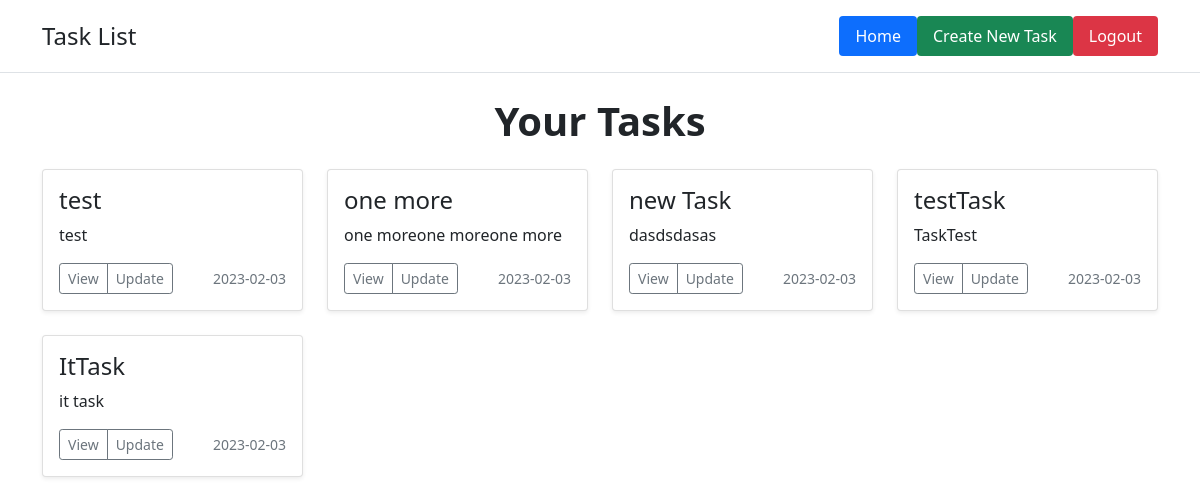
/todos.php (signed in), run on the app's committed database.
### tables this page shows
CREATE TABLE `todos` (
  `id` int(11) NOT NULL,
  `title` varchar(50) NOT NULL,
  `description` text NOT NULL,
  `date` date NOT NULL DEFAULT current_timestamp(),
  `user_id` int(11) NOT NULL
);

### includes/func.php (the view, shortened to what this page needs)
<?php
function getHead()
{
    $pageTitle = dynamicTitle();
    $output = '
    <meta charset="utf-8">
    <meta name="viewport" content="width=device-width, initial-scale=1">
    <link href="https://cdn.jsdelivr.net/npm/bootstrap@5.1.0/dist/css/bootstrap.min.css" rel="stylesheet">
    <title>'. $pageTitle .' - List</title>';
    echo $output;
}
function getHeader()
{
    $output = '<header class="py-3 mb-4 border-bottom bg-white">
        <div class="d-flex flex-wrap justify-content-center container">
            <a href="todos.php" class="d-flex align-items-center mb-3 mb-md-0 me-md-auto text-dark text-decoration-none">
                <span class="fs-4">Task List</span>
            </a>
            <ul class="nav nav-pills">
                <li class="nav-item"><a href="index.php" class="nav-link active" aria-current="page">Home</a></li>
                <li class="nav-item"><a href="crud/create.php" class="nav-link bg-success text-white">Create New Task</a></li>
                <li class="nav-item"><a href="logout.php" class="nav-link bg-danger text-white">Logout</a></li>
            </ul>
        </div>
    </header>';
    echo $output;
}
function textLimit($string, $limit)
{
    if (strlen($string) > $limit) {
        return substr($string, 0, $limit) . "...";
    } else {
        return $string;
    }
}
function getTodo($todo)
{
    $output = '<div class="card shadow-sm">
        <div class="card-body">
            <h4 class="card-title">'. textLimit($todo['title'], 28) .'</h4>
            <p class="card-text">'. textLimit($todo['description'], 75) .'</p>
            <div class="d-flex justify-content-between align-items-center">
                <div class="btn-group">
                    <a href="crud/read.php?id='. $todo['id'] .'" class="btn btn-sm btn-outline-secondary">View</a>
                    <a href="crud/update.php?id='. $todo['id'] .'" class="btn btn-sm btn-outline-secondary">Update</a>
                </div>
                <small class="text-muted">'. $todo['date'] .'</small>
            </div>
        </div>
    </div>';
    echo $output;
}
function dynamicTitle()
{
    $filename = basename($_SERVER["PHP_SELF"]);
    $pageTitle = "";
    switch ($filename) {
        case 'todos.php':
            $pageTitle = "Task List";
            break;
    }
    return $pageTitle;
}

### todos.php (shortened to what this page needs)
<?php
include "includes/func.php";
?>
<!doctype html>
<html lang="en">
<head>
    <?php getHead(); ?>
</head>
<body>
    <?php getHeader(); ?>
    <div class="container">
        <h1 class="mb-4 text-center fw-bold">Your Tasks</h1>
        <div class="row">
            <?php
            $sql = "SELECT id FROM users WHERE email='{$_SESSION["user_email"]}'";
            $res = mysqli_query($conn, $sql);
            $count = mysqli_num_rows($res);
            if ($count > 0) {
                $row = mysqli_fetch_assoc($res);
                $user_id = $row["id"];
            } else {
                $user_id = 0;
            }
            $sql1 = "SELECT * FROM todos WHERE user_id='{$user_id}' ORDER BY id DESC";
            $res1 = mysqli_query($conn, $sql1);
            if (mysqli_num_rows($res1) > 0) {
                foreach ($res1 as $todo) {
            ?>
            <div class="col-lg-3 col-md-6 mb-4">
                <?php getTodo($todo); ?>
            </div>
            <?php } } else { echo "<h1 class='text-danger text-center fw-bold'>There is no task!</h1>"; } ?>
        </div>
    </div>
</body>
</html>

### data on the page
todos: title "test", description "test", date "2023-02-03"
todos: title "one more", description "one moreone moreone more", date "2023-02-03"
todos: title "new Task", description "dasdsdasas", date "2023-02-03"
todos: title "testTask", description "TaskTest", date "2023-02-03"
todos: title "ItTask", description "it task", date "2023-02-03"
